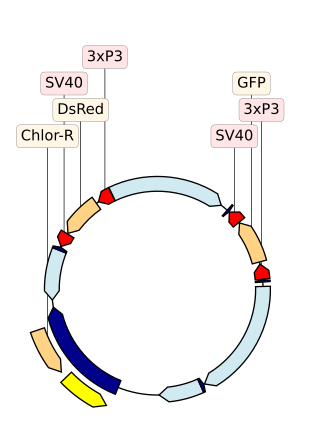

The Python source for this figure:
from DnaPlotVisualization import BiopythonTranslator, CircularGraphicRecord

class ExpressionUnitTranslator(BiopythonTranslator):

    def compute_feature_color(self, feature):
        color_map = {
            "rep_origin": "yellow",
            "CDS": "#ffd383",  # light orange
            "regulatory": "red",
            "misc_recomb": "darkblue",
            "misc_feature": "#d1e9f1",  # light blue
            "backbone": "darkblue",
        }
        return color_map[feature.type]

    def compute_feature_label(self, feature):
        if feature.type not in ["CDS", "regulatory"]:
            return None
        else:
            return BiopythonTranslator.compute_feature_label(self, feature)


translator = ExpressionUnitTranslator()
graphic_record = translator.translate_record(
    "plasmid.gb", record_class=CircularGraphicRecord
)
graphic_record.top_position = 4800  # sequence index appearing at the top
ax, _ = graphic_record.plot(figure_width=4)
ax.figure.savefig("C_circular_display.svg", bbox_inches="tight")